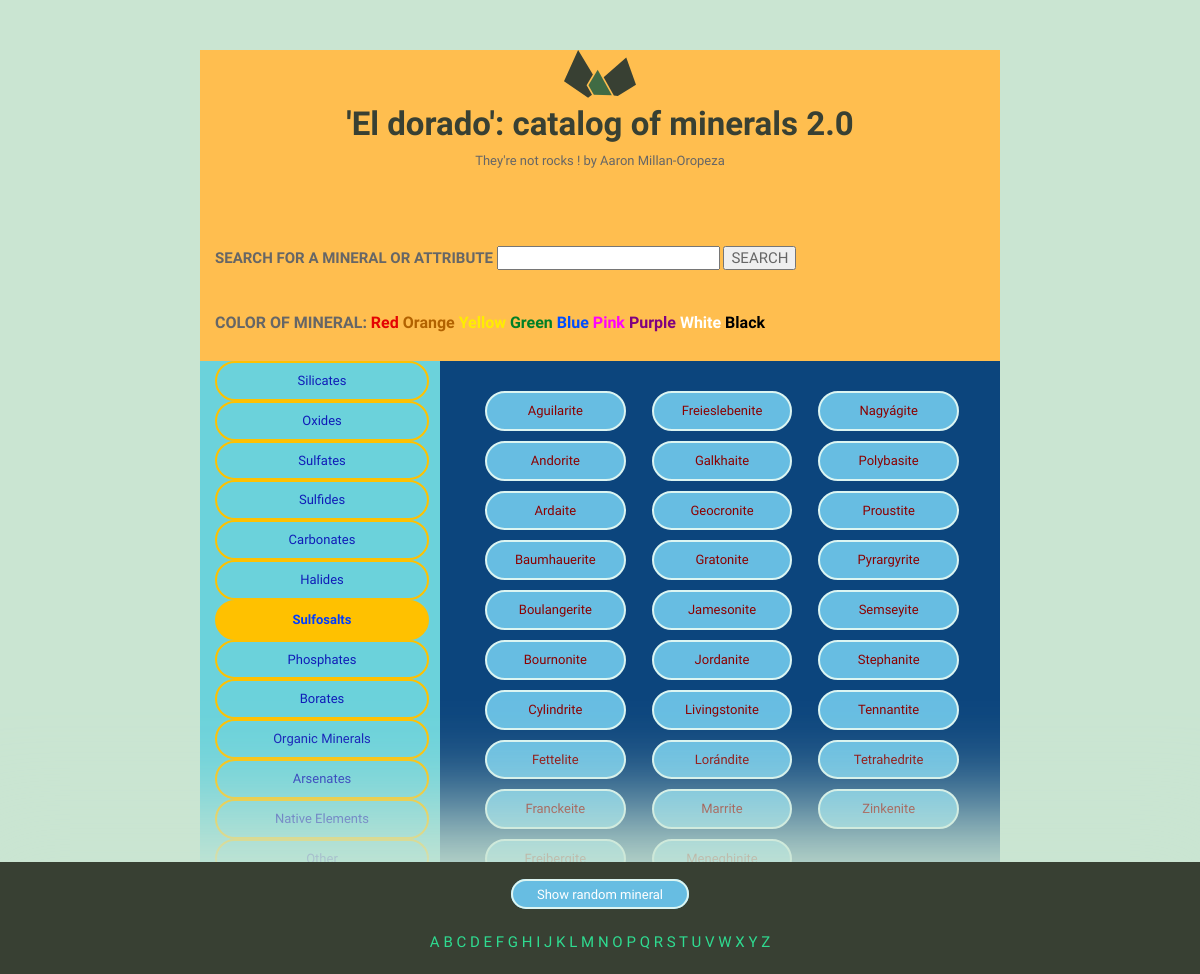
The page /group_search/Sulfosalts on the database as committed earlier.
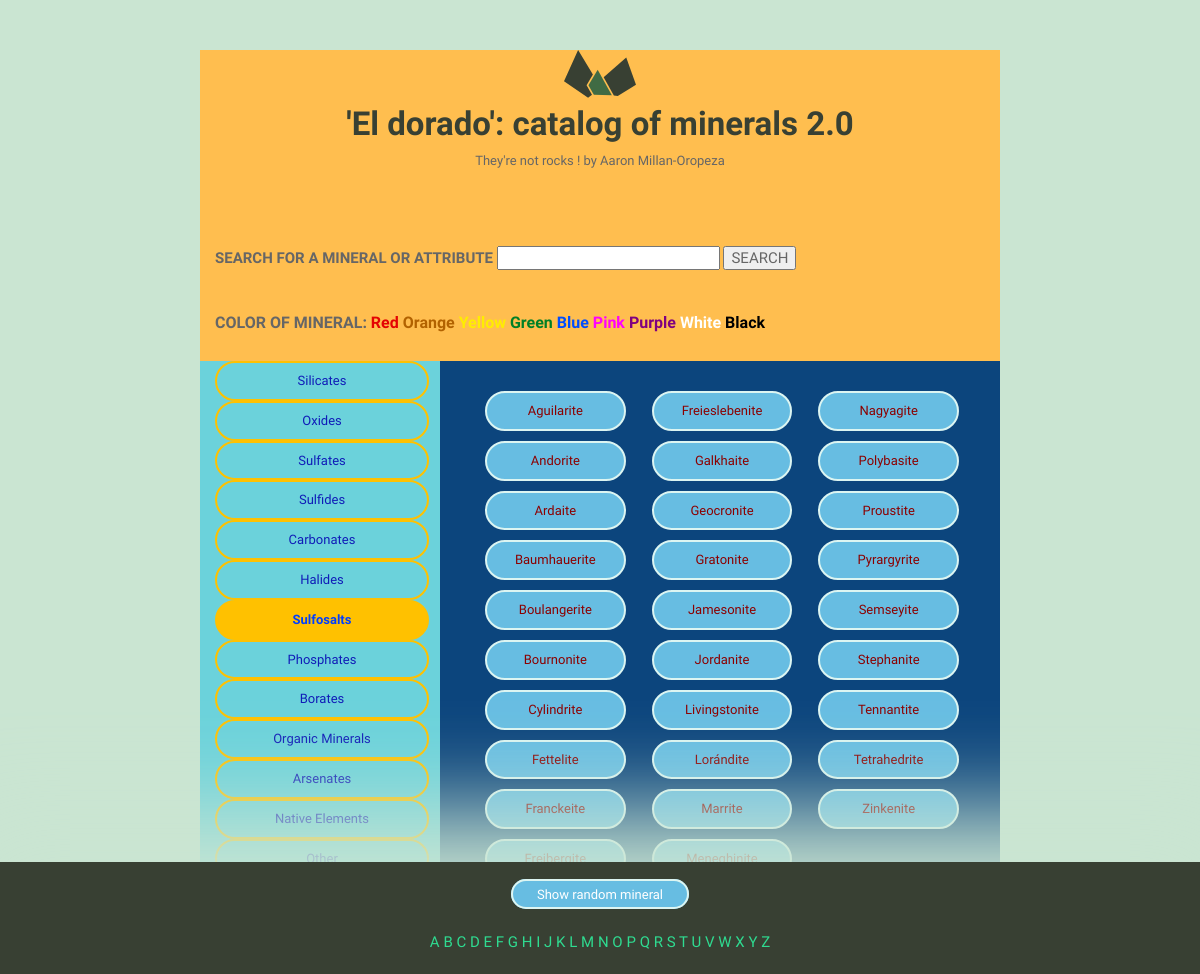
The same page on the database as committed later.
### minerals/models.py (models this page shows)
class Mineral(models.Model):
    name = models.CharField(max_length=255)
    image_filename = models.FilePathField(path='/img')
    image_caption = models.TextField(null=True, blank=True)
    category = models.TextField(null=True, blank=True)
    formula = models.TextField(null=True, blank=True)
    strunz_classification = models.TextField(null=True, blank=True)
    crystal_system = models.TextField(null=True, blank=True)
    unit_cell = models.TextField(null=True, blank=True)
    color = models.TextField(null=True, blank=True)
    crystal_symmetry = models.TextField(null=True, blank=True)
    cleavage = models.TextField(null=True, blank=True)
    mohs_scale_hardness = models.TextField(null=True, blank=True)
    luster = models.TextField(null=True, blank=True)
    streak = models.TextField(null=True, blank=True)
    diaphaneity = models.TextField(null=True, blank=True)
    optical_properties = models.TextField(null=True, blank=True)
    refractive_index = models.TextField(null=True, blank=True)
    crystal_habit = models.TextField(null=True, blank=True)
    specific_gravity = models.TextField(null=True, blank=True)
    group = models.TextField(null=True, blank=True)

### minerals/views.py (the view)
# urls.py: path('group_search/<group>', views.group_search, name ='group_search'),
def group_search(request, group):
    min_query = Mineral.objects.only('name','pk').order_by('name').filter(
        group__icontains=group
    )
    rand_min = Mineral.objects.only('name','pk').order_by('?').first()
    groups
    colors
    return render(request,'mineral_search.html',
        {'min_query':min_query,'rand_min':rand_min,'groups':groups,
         'group': group,'colors':colors,}
    )

### minerals/templates/minerals/mineral_search.html
{% extends 'layout.html' %}
{% load static from staticfiles %}
{% block extrahead %}
<link rel="stylesheet" href='{% static "css/mineral.css" %}'>
{% endblock%}
{% block content %}
  <ul class="minerals__container">
    {% for mineral in min_query %}
      <li class="minerals__item">
        <a class="minerals__anchor" href="{% url 'mineral_details' mineral.pk %}">{{ mineral.name }}</a>
      </li>
    {% endfor %}
  </ul>
{% endblock %}

### templates/layout.html (shortened to what this page needs)
{% load static from staticfiles %}
<!DOCTYPE html>
<html lang='en'>
  <head>
    <link rel='stylesheet' href='{% static 'css/global.css' %}'>
    {% block extrahead %} {% endblock%}
  </head>
  <body>
    <div class='bounds'>
      <div class='grid-100'>
        <a href='{% url 'index' %}'>
          <h1 class='logo__name text-centered'>'El dorado': catalog of minerals 2.0 </h1>
        </a>
        <p class='logo__text text-centered'>They're not rocks ! by Aaron Millan-Oropeza</p>
      </div>
      <div class='grid-100'>
        <p>
        <form method='GET' action={% url 'mineral_search' %}>
          <div class='menu'>
            <strong>SEARCH FOR A MINERAL OR ATTRIBUTE </strong>
            <input type='search' name='query'>
            <input type='submit' class='button' value='SEARCH'>
          </div>
        </p>
      </div>
      <div class='grid-100'>
        <p class='h2'><strong>COLOR OF MINERAL:</strong>
        {% for current_color in colors %}
          {% if current_color == color %}
            <a class='mineral__color_bold' href={% url 'color_search' color=current_color %}>{{ current_color }}</a>
          {% else %}
            {% if current_color == 'Red' %}
              <a class='mineral__color_red' href={% url 'color_search' color=current_color %}>{{ current_color }}</a>
            {% elif current_color == 'Orange' %}
              <a class='mineral__color_orange' href={% url 'color_search' color=current_color %}>{{ current_color }}</a>
            {% elif current_color == 'Yellow' %}
              <a class='mineral__color_yellow' href={% url 'color_search' color=current_color %}>{{ current_color }}</a>
            {% elif current_color == 'Green' %}
              <a class='mineral__color_green' href={% url 'color_search' color=current_color %}>{{ current_color }}</a>
            {% elif current_color == 'Blue' %}
              <a class='mineral__color_blue' href={% url 'color_search' color=current_color %}>{{ current_color }}</a>
            {% elif current_color == 'Pink' %}
              <a class='mineral__color_pink' href={% url 'color_search' color=current_color %}>{{ current_color }}</a>
            {% elif current_color == 'Purple' %}
              <a class='mineral__color_purple' href={% url 'color_search' color=current_color %}>{{ current_color }}</a>
            {% elif current_color == 'White' %}
              <a class='mineral__color_white' href={% url 'color_search' color=current_color %}>{{ current_color }}</a>
            {% elif current_color == 'Black' %}
              <a class='mineral__color_black' href={% url 'color_search' color=current_color %}>{{ current_color }}</a>
            {% endif %}
          {% endif %}
        {% endfor %}
        </p>
      </div>
      <div class='grid-30'>
        <ul>
          {% for item in groups %}
            {% if item == group %}
              <a class="mineral_group_bold" href={% url "group_search" group=item %}>{{ item }}</a>
            {% else %}
              <a class="mineral_group" href={% url "group_search" group=item %}>{{ item }}</a>
            {% endif %}
        {% endfor %}
      </ul>
      </div>
      <div class='grid-70'>
          {% block content %} {% endblock %}
      </div>
    </div>
    <div class='minerals__random'>
      <a class='minerals__anchor' href={% url 'mineral_details' rand_min.pk %}>Show random mineral</a>
      <br><br>
      {% for initial in 'ABCDEFGHIJKLMNOPQRSTUVWXYZ' %}
        {% if initial == letter %}
          <a class='mineral_letter_bold' href={% url "letter_search" letter=initial %}>{{ initial }}</a>
        {% else %}
          <a class='mineral_letter' href={% url "letter_search" letter=initial %}>{{ initial }}</a>
        {% endif %}
      {% endfor %}
    </div>
  </body>
</html>

### static/css/global.css (style rules this page uses)
html { font-family: sans-serif; -ms-text-size-adjust: 100%; -webkit-text-size-adjust: 100%; }
body { margin: 0; }
a { background-color: transparent; }
h1 { font-size: 2em; margin: 0.67em 0; }
svg:not(:root) { overflow: hidden; }
input { color: inherit; font: inherit; margin: 0; }
input[type="reset"], input[type="submit"] { -webkit-appearance: button; cursor: pointer; }
input { line-height: normal; }
input[type="search"] { -webkit-appearance: textfield; -moz-box-sizing: content-box; -webkit-box-sizing: content-box; box-sizing: content-box; }
html { font-size: 62.5%; }
body { background-color: #CAE5D2; font-size: 1.5em; line-height: 1.6; font-weight: 400; font-family: "Cousine"; color: #666; }
.bounds { max-width: 800px; margin: 0 auto; padding: 50px 0 50px; overflow: hidden; }
.grid, .grid-5, .grid-10, .grid-15, .grid-20, .grid-25, .grid-30, .grid-33, .grid-35, .grid-40, .grid-45, .grid-50, .grid-55, .grid-60, .grid-65, .grid-66, .grid-70, .grid-75, .grid-80, .grid-90, .grid-95, .grid-100 { float: left; box-sizing: border-box; position: relative; }
.grid-30 { width: 30%; padding: 0 15px; }
.grid-70 { width: 70%; padding: 0 15px; }
.grid-100 { width: 100%; padding: 0 15px; }
h1, h2, h3, h4, h5, h6 { margin-top: 0; margin-bottom: 2rem; font-weight: bold; font-family: "Work Sans", sans-serif; color: #384033; }
h1 { font-size: 3.8rem; }
@media (min-width: 550px) { h1 { font-size: 3.8rem; } }
p { margin-top: 0; font-size: 1.6rem; }
a { color: #689b98; text-decoration: none; -webkit-transition: color 0.2s; -moz-transition: color 0.2s; -ms-transition: color 0.2s; -o-transition: color 0.2s; transition: color 0.2s; }
ul { list-style: circle inside; padding-left: 0; margin-top: 0; }
li { margin-bottom: 1rem; font-size: 1.3rem; }
input { margin-bottom: 1.5rem; }
table, p, ul { margin-bottom: 2.5rem; }
.text-centered { text-align: center; }
.logo { display: block; fill: #384033; position: relative; margin: 0 auto; width: 72px; }
.logo__name { margin-bottom: 0; }
.logo__text { margin-bottom: 50px; font-size: 13px; }
.minerals__container { background-color: #fff; border-radius: 6px; list-style: none; padding: 30px 30px 20px 30px; -webkit-column-gap: 30px; -moz-column-gap: 30px; column-gap: 30px; }
@media (min-width: 640px) { .minerals__container { -webkit-column-count: 3; -moz-column-count: 3; column-count: 3; } }
.minerals__anchor { border: solid 2px #DCF5F2; border-radius: 100px; color: #384033; display: block; font-size: 13px; text-align: center; padding: 8px 0 7px 0; width: 100%; transition: background-color 200ms ease-in-out, font-weight 200ms ease-in-out, color 200ms ease-in-out; }
.minerals__random { background-color: #384033; box-shadow: 0 0 100px 50px #CAE5D2; color: #fff; padding: 20px 0 20px 0; position: fixed; bottom: 0; text-align: center; width: 100%; }
.minerals__random .minerals__anchor { display: inline; color: #fff; padding: 6px 24px 5px 24px; }

### static/css/mineral.css (style rules this page uses)
h1 { font-size: 2.2em; }
.grid-30 { background-color: #6bd2db; }
.grid-70 { background-color: #0c457d; }
.grid-100 { background-color: #ffbe4f; }
.minerals__anchor { background-color: #67bde2; color: darkred }
.mineral__color_black { color: #000000; font-weight: bold; }
.mineral__color_blue { color: #004dff; font-weight: bold; }
.mineral__color_green { color: #008026; font-weight: bold; }
.mineral__color_orange { color: #b26200; font-weight: bold; }
.mineral__color_pink { color: #ff00ff; font-weight: bold; }
.mineral__color_purple { color: #800080; font-weight: bold; }
.mineral__color_red { color: #e40303; font-weight: bold; }
.mineral__color_white { color: #ffffff; font-weight: bold; }
.mineral__color_yellow { color: #ffed00; font-weight: bold; }
.minerals__container { background-color: #0c457d; }
.mineral_group { border: solid 2px #ffc100; border-radius: 100px; color: #101cb8; display: block; font-size: 13px; text-align: center; padding: 8px 0 7px 0; width: 100%; transition: background-color 200ms ease-in-out, font-weight 200ms ease-in-out, color 200ms ease-in-out; }
.mineral_group_bold { background-color: #ffc100; border: solid 2px #ffc100; border-radius: 100px; color: #003eff; display: block; font-size: 13px; text-align: center; font-weight: bold; padding: 8px 0 7px 0; width: 100%; transition: background-color 200ms ease-in-out, font-weight 200ms ease-in-out, color 200ms ease-in-out; }
.mineral_letter { color: #2fdb91; font-size: 1em; }

Rows that differ between the two databases and show on the page:
changed Mineral: name "Nagyágite" → "Nagyagite"
